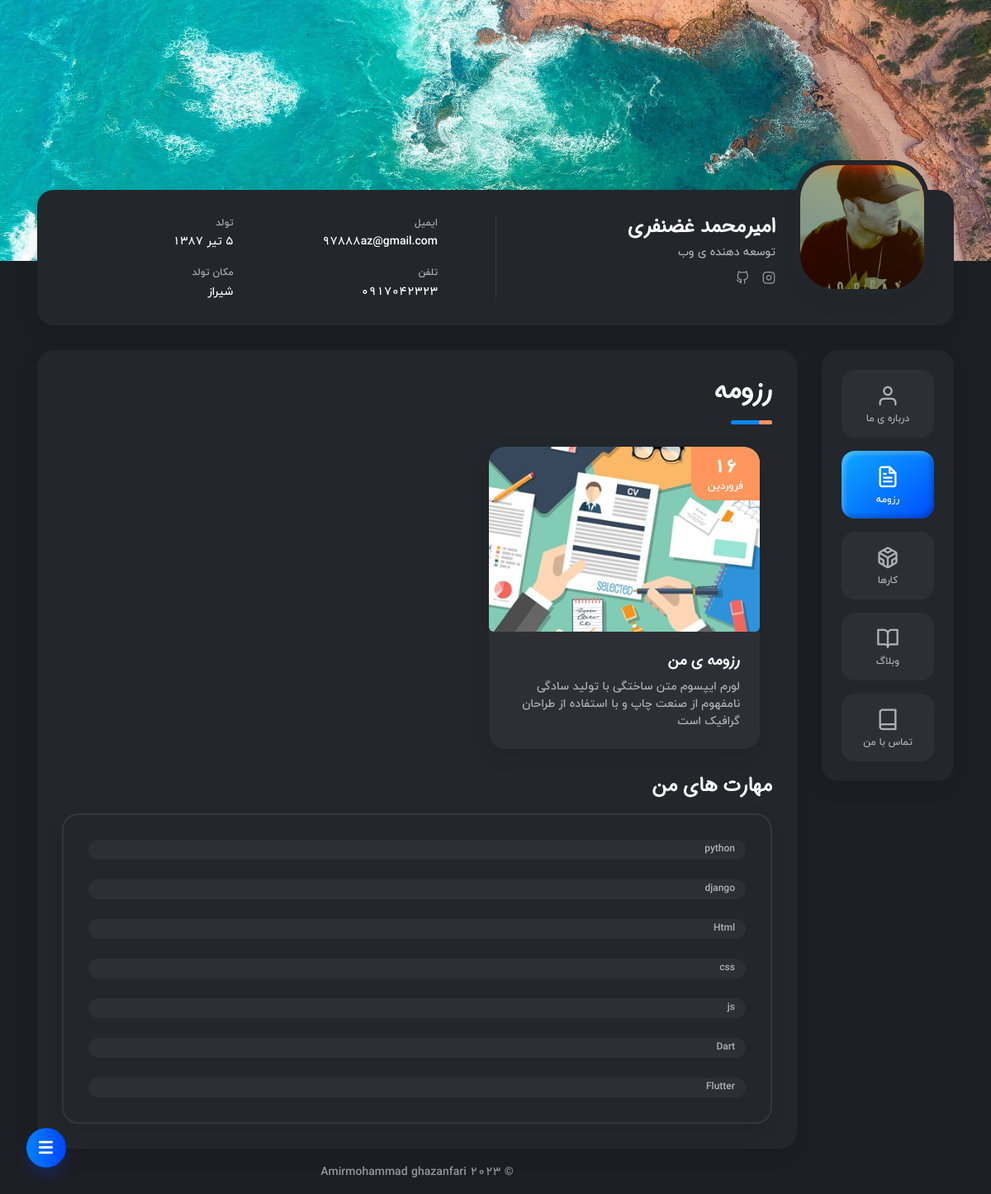
Screenshot of /resume/ with the database file from the repository.
### account/models.py (models this page shows, shortened)
class User(AbstractBaseUser):
    email = models.EmailField(
        verbose_name='ادرس ایمیل',
        max_length=255,
    )
    phone = models.CharField(max_length=13 , verbose_name='شماره تلفن' , null=True , blank=True)
    earea_activity = models.CharField(max_length=150 , verbose_name='حوضه فعالیت' , null=True , blank=True)
    username = models.CharField(max_length=150  , verbose_name='نام کاربری' , unique=True)
    fullname = models.CharField(max_length=50 , verbose_name='نام کامل' , null=True , blank=True)
    image = models.ImageField(upload_to='user/user_image')
    date_of_birth = models.CharField(max_length=100 , null=True , blank=True , verbose_name='تاریخ تولد')
    birth_place = models.CharField(max_length=100 , verbose_name='محل تولد' , null=True , blank=True)
    instagram = models.CharField(max_length=500 , null=True , blank=True , verbose_name='ادرس اینستا')
    github = models.CharField(max_length=500 , null=True , blank=True  , verbose_name='ادرس گیت هاب')
    is_active = models.BooleanField(default=True)
    is_admin = models.BooleanField(default=False)
    objects = UserManager()
    USERNAME_FIELD = 'username'
    REQUIRED_FIELDS = []
    class Meta:
        verbose_name = 'کاربر'
        verbose_name_plural ='تنضیمات قسمت کاربر '

### resume/models.py (models this page shows, shortened)
class ResumePost(models.Model):
    title = models.CharField(max_length=150 , null=True , blank=True , verbose_name='اسم ها')
    author = models.ForeignKey(User , on_delete=models.CASCADE , null=True , blank=True , verbose_name='تولید کننده محتوا' )
    english_title = models.CharField(max_length=200 , null=True , blank=True)
    slug = models.SlugField(null=True , blank=True)
    file = models.FileField(upload_to='resume/image' , verbose_name='فایل ها')
    image_first = models.ImageField(upload_to='resume/image' , verbose_name='عکس 1' , null=True , blank=True )
    image_seconde = models.ImageField(upload_to='resume/image' , verbose_name='عکس 2' , null=True , blank=True )
    discription = models.TextField(null=True , blank=True , verbose_name='توضیحات')
    content = models.TextField(null=True , blank=True , verbose_name='توضیحات بیشتر')
    instagram = models.CharField(max_length=500 , null=True , blank=True , verbose_name='ادرس اینستاگرام')
    github = models.CharField(max_length=1000 , null=True , blank=True , verbose_name='ادرس گیت هاب')
    linkdin = models.CharField(max_length=1000 , null=True , blank=True , verbose_name='ادرس لینکدین')
    created = models.DateTimeField(auto_now_add=True)
    class Meta:
        verbose_name = 'رزومه'
        verbose_name_plural ='تنضیمات قسمت رزومه های من'

class Skill(models.Model):
    title = models.CharField(max_length=100 , null=True , blank=True , verbose_name='مهارت')
    persent = models.SmallIntegerField(null=True , blank=True , verbose_name='درصد')
    class Meta:
        verbose_name = 'مهارت'
        verbose_name_plural ='تنضیمات قسمت مهارت های من'

### resume/views.py (the view)
# urls.py: path('' , views.ResumeView.as_view() , name="resume"),
class ResumeView(ListView):
    model = ResumePost
    template_name = 'resume/resume.html'
    context_object_name = 'resume'
    def get_context_data(self ,*args , **kwargs):
        context = super().get_context_data(*args , **kwargs)
        context['user'] = User.objects.all()
        context['skill'] = Skill.objects.all()
        return context

### resume/templates/resume/resume.html (shortened to what this page needs)
{% extends 'base.html' %}
{% load static %}
{% block content %}
<div class="col-12 col-md-12 col-lg-10">
	<div class="box box-content">
		<div class="pb-2">
			<h1 class="title title--h1 first-title title__separate">رزومه</h1>
		</div>
		<div class="col-12 col-md-12 col-lg-10">
			<div class="news-grid">
			{% for data in resume %}
			<article class="news-item box">
				<div class="news-item__image-wrap overlay overlay--45">
					<div class="news-item__date">16<span>فروردین</span></div>
					<a class="news-item__link" href="{% url 'resume:resume-detail' data.slug %}"></a>
					<img class="cover lazyload" src="{{data.image_first.url}}" alt="" />
				</div>
				<div class="news-item__caption">
					<h2 class="title title--h4">{{data.title}}</h2>
					<p>{{data.discription}}</p>
				</div>
			</article>
			{% endfor %}
			</div>
		</div>
		<div class="row">
			<div class="col-12">
				<h2 class="title title--h3">مهارت های من</h2>
				<div class="box box__border">
					{% for data in skill %}
					<div class="progress">
						<div class="progress-text"><span>{{data.title}}</span></div>
					</div>
					{% endfor %}
				</div>
			</div>
		</div>
	</div>
{% endblock %}

### templates/base.html (shortened to what this page needs)
{% load static %}
<!DOCTYPE html>
<html lang="fa">
<head>
	<link rel="stylesheet" type="text/css" href="{% static "styles/style-rtl-demo.css" %}"/>
	<link rel="stylesheet" type="text/css" href="{% static "styles/style-dark.css" %}"/>
	<link rel="stylesheet" type="text/css" href="{% static "styles/style-rtl.css" %}"/>
	<link rel="stylesheet" type="text/css" href="{% static "styles/scrool.css" %}"/>
    <link rel="stylesheet" type="text/css" href="{% static "demo/style-demo.css" %}"/>
</head>
<body>
    <main class="main">
		<div class="header-image">
		    <div class="js-parallax" style="background-image: url('{% static "img/image_header.jpg" %}');"></div>
		</div>
	    <div class="container gutter-top">
		    {% for data in user %}
			<header class="header box">
			    <div class="header__left">
				    <div class="header__photo">
					    <img class="header__photo-img" src="{{data.image.url}}" alt="Ronald Robertson">
					</div>
					<div class="header__base-info">
					    <h4 class="title titl--h4">{{data.fullname}}</h4>
						<div class="status">{{data.earea_activity}}</div>
						<ul class="header__social">
							<li><a href="{{data.instagram}}"><i class="font-icon icon-instagram1"></i></a></li>
							<li><a href="{{data.github}}"><i class="font-icon icon-github1"></i></a></li>
						</ul>
					</div>
				</div>
				<div class="header__right">
				    <ul class="header__contact">
					    <li><span class="overhead">ایمیل</span>{{data.email}}</li>
						<li><span class="overhead">تلفن</span>{{data.phone}}</li>
					</ul>
					<ul class="header__contact">
					    <li><span class="overhead">تولد</span>{{data.date_of_birth}}</li>
						<li><span class="overhead">مکان تولد</span>{{data.birth_place}}</li>
					</ul>
				</div>
			</header>
		    {% endfor %}
			<div class="row sticky-parent">
                <aside class="col-12 col-md-12 col-lg-2">
				    <div class="sidebar box sticky-column">
	                    <ul class="nav">
                            <li class="nav__item"><a class="{% if request.resolver_match.url_name == 'main'%}active{% endif %}" href="{% url 'home:main' %}"><i class="icon-user"></i>درباره ی ما</a></li>
							<li class="nav__item"><a class="{% if request.resolver_match.url_name == 'resume'%}active{% endif %}" href="{% url 'resume:resume' %}"><i class="icon-file-text"></i>رزومه</a></li>
                            <li class="nav__item"><a class="{% if request.resolver_match.url_name == 'main_work'%}active{% endif %}" href="{% url 'work:main_work' %}"><i class="icon-codesandbox"></i> کارها</a></li>
                            <li class="nav__item"><a href="blog.html"><i class="icon-book-open"></i>وبلاگ</a></li>
                            <li class="nav__item"><a href="contact.html"><i class="icon-book"></i>تماس با من</a></li>
                        </ul>
					</div>
		        </aside>
{% block content %}
{% endblock %}
<footer class="footer">© 2023 Amirmohammad ghazanfari</footer>
</div>
</div>
</div>
</main>
<div class="btnSlideNav slideOpen"></div>
</body>
</html>

### assets/styles/style-dark.css (style rules this page uses)
body { background: #1D1E24; color: #AEB0B8; }
h1, h2, h3, h4, h5, h6 { color: #FCFCFC; }
.title__separate::before { background-color: #0D86FF; }
.overhead { color: #AEB0B8; }
.header__left::before { background-color: #33363D; }
.header__photo { background-color: #23262B; border-color: #23262B; }
.header__social a { color: #93959C; }
.header__contact { color: #FCFCFC; }
.box { background-color: #23262B; box-shadow: -4px 8px 24px rgba(0, 0, 0, 0.07); }
.box__border { border-color: #33363D; }
.nav__item a { background-color: #2E2F36; color: #AEB0B8; }
.nav__item a.active { background-image: linear-gradient(142.17deg, #0DA2FF 6.66%, #0055FF 91.48%); box-shadow: inset -4px -4px 5px rgba(0, 0, 0, 0.2), inset 4px 4px 5px rgba(255, 255, 255, 0.23); color: #FCFCFC; }
.footer { color: #93959C; }
.news-item { background-color: #2E2F36; }
.news-item__date { color: #FCFCFC; }
.progress { background-color: #2E2F36; }

### assets/styles/style-rtl.css (style rules this page uses)
body { direction: rtl; text-align: right; font-family:'IRY' ; }
* { letter-spacing: 0!important; }
.title__separate::before, .title__separate::after { left: auto; right: 0; }
.header__left { padding-left: 1.875rem; padding-right: 0; }
.header__left::before { left: 0; right: auto; }
.header__right { padding-left: 0; padding-right: 1.875rem; }
.header__base-info { margin-left: 0; margin-right: 1.5rem; }
.header__social li { margin-left: 1rem; margin-right: 0; }
.header__social li:last-child { margin-left: 0; }
.news-item__date { border-radius: 0 20px 0 20px; }
.progress { text-align: left; }
.progress .progress-text { left: auto; right: 0; }

### assets/demo/style-demo.css (style rules this page uses)
.btnSlideNav { position: absolute; display: flex; align-items: center; justify-content: center; user-select: none; cursor: pointer; }
.slideOpen { background: linear-gradient(to right, #0081ff 0%, #0045ff 100%); border-radius: 50%; box-shadow: 0 10px 15px rgba(0, 69, 255, 0.2); bottom: 2rem; left: 2rem; width: 48px; height: 48px; position: fixed; opacity: 1; transition: all .3s ease-in; z-index: 1010; }
.slideOpen::before { background-image: url("iconSideMenu.svg"); background-position: center; background-size: 36%; content: ''; position: absolute; top: 0; left: 0; height: 100%; width: 100%; }

### rows the page displays
User: image (picture), fullname "امیرمحمد غضنفری", earea_activity "توسعه دهنده ی وب", email "97888az@gmail.com", phone "0917042323", date_of_birth "5 تیر 1387", birth_place "شیراز"
ResumePost: image_first (picture), title "رزومه ی من", discription "لورم ایپسوم متن ساختگی با تولید سادگی نامفهوم از صنعت چاپ و با استفاده از طراحان گرافیک است"
Skill: title "python"
Skill: title "django"
Skill: title "Html"
Skill: title "css"
Skill: title "js"
Skill: title "Dart"
Skill: title "Flutter"
